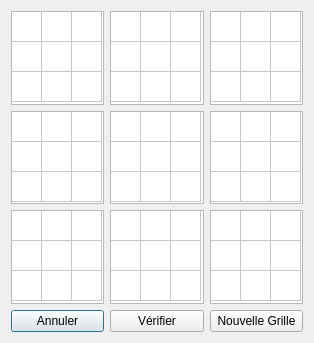
<?xml version="1.0" encoding="UTF-8"?>
<ui version="4.0">
 <class>Play</class>
 <widget class="QDialog" name="Play">
  <property name="geometry">
   <rect>
    <x>0</x>
    <y>0</y>
    <width>314</width>
    <height>343</height>
   </rect>
  </property>
  <property name="windowTitle">
   <string>PyDoku Player</string>
  </property>
  <layout class="QVBoxLayout" name="verticalLayout">
   <item>
    <layout class="QGridLayout" name="gridLayout_2">
     <item row="0" column="1">
      <widget class="QTableWidget" name="topmiddle">
       <property name="rowCount">
        <number>3</number>
       </property>
       <property name="columnCount">
        <number>3</number>
       </property>
       <attribute name="horizontalHeaderVisible">
        <bool>false</bool>
       </attribute>
       <attribute name="horizontalHeaderMinimumSectionSize">
        <number>23</number>
       </attribute>
       <attribute name="horizontalHeaderDefaultSectionSize">
        <number>30</number>
       </attribute>
       <attribute name="verticalHeaderVisible">
        <bool>false</bool>
       </attribute>
       <row/>
       <row/>
       <row/>
       <column/>
       <column/>
       <column/>
      </widget>
     </item>
     <item row="0" column="2">
      <widget class="QTableWidget" name="topright">
       <property name="rowCount">
        <number>3</number>
       </property>
       <property name="columnCount">
        <number>3</number>
       </property>
       <attribute name="horizontalHeaderVisible">
        <bool>false</bool>
       </attribute>
       <attribute name="horizontalHeaderMinimumSectionSize">
        <number>23</number>
       </attribute>
       <attribute name="horizontalHeaderDefaultSectionSize">
        <number>30</number>
       </attribute>
       <attribute name="verticalHeaderVisible">
        <bool>false</bool>
       </attribute>
       <row/>
       <row/>
       <row/>
       <column/>
       <column/>
       <column/>
      </widget>
     </item>
     <item row="1" column="0">
      <widget class="QTableWidget" name="middleleft">
       <property name="rowCount">
        <number>3</number>
       </property>
       <property name="columnCount">
        <number>3</number>
       </property>
       <attribute name="horizontalHeaderVisible">
        <bool>false</bool>
       </attribute>
       <attribute name="horizontalHeaderMinimumSectionSize">
        <number>23</number>
       </attribute>
       <attribute name="horizontalHeaderDefaultSectionSize">
        <number>30</number>
       </attribute>
       <attribute name="verticalHeaderVisible">
        <bool>false</bool>
       </attribute>
       <row/>
       <row/>
       <row/>
       <column/>
       <column/>
       <column/>
      </widget>
     </item>
     <item row="1" column="1">
      <widget class="QTableWidget" name="middlemiddle">
       <property name="rowCount">
        <number>3</number>
       </property>
       <property name="columnCount">
        <number>3</number>
       </property>
       <attribute name="horizontalHeaderVisible">
        <bool>false</bool>
       </attribute>
       <attribute name="horizontalHeaderMinimumSectionSize">
        <number>23</number>
       </attribute>
       <attribute name="horizontalHeaderDefaultSectionSize">
        <number>30</number>
       </attribute>
       <attribute name="verticalHeaderVisible">
        <bool>false</bool>
       </attribute>
       <row/>
       <row/>
       <row/>
       <column/>
       <column/>
       <column/>
      </widget>
     </item>
     <item row="1" column="2">
      <widget class="QTableWidget" name="middleright">
       <property name="rowCount">
        <number>3</number>
       </property>
       <property name="columnCount">
        <number>3</number>
       </property>
       <attribute name="horizontalHeaderVisible">
        <bool>false</bool>
       </attribute>
       <attribute name="horizontalHeaderMinimumSectionSize">
        <number>23</number>
       </attribute>
       <attribute name="horizontalHeaderDefaultSectionSize">
        <number>30</number>
       </attribute>
       <attribute name="verticalHeaderVisible">
        <bool>false</bool>
       </attribute>
       <row/>
       <row/>
       <row/>
       <column/>
       <column/>
       <column/>
      </widget>
     </item>
     <item row="0" column="0">
      <widget class="QTableWidget" name="topleft">
       <property name="rowCount">
        <number>3</number>
       </property>
       <property name="columnCount">
        <number>3</number>
       </property>
       <attribute name="horizontalHeaderVisible">
        <bool>false</bool>
       </attribute>
       <attribute name="horizontalHeaderMinimumSectionSize">
        <number>23</number>
       </attribute>
       <attribute name="horizontalHeaderDefaultSectionSize">
        <number>30</number>
       </attribute>
       <attribute name="verticalHeaderVisible">
        <bool>false</bool>
       </attribute>
       <row/>
       <row/>
       <row/>
       <column/>
       <column/>
       <column/>
      </widget>
     </item>
     <item row="2" column="0">
      <widget class="QTableWidget" name="bottomleft">
       <property name="rowCount">
        <number>3</number>
       </property>
       <property name="columnCount">
        <number>3</number>
       </property>
       <attribute name="horizontalHeaderVisible">
        <bool>false</bool>
       </attribute>
       <attribute name="horizontalHeaderMinimumSectionSize">
        <number>23</number>
       </attribute>
       <attribute name="horizontalHeaderDefaultSectionSize">
        <number>30</number>
       </attribute>
       <attribute name="verticalHeaderVisible">
        <bool>false</bool>
       </attribute>
       <row/>
       <row/>
       <row/>
       <column/>
       <column/>
       <column/>
      </widget>
     </item>
     <item row="2" column="1">
      <widget class="QTableWidget" name="bottommiddle">
       <property name="rowCount">
        <number>3</number>
       </property>
       <property name="columnCount">
        <number>3</number>
       </property>
       <attribute name="horizontalHeaderVisible">
        <bool>false</bool>
       </attribute>
       <attribute name="horizontalHeaderMinimumSectionSize">
        <number>23</number>
       </attribute>
       <attribute name="horizontalHeaderDefaultSectionSize">
        <number>30</number>
       </attribute>
       <attribute name="verticalHeaderVisible">
        <bool>false</bool>
       </attribute>
       <row/>
       <row/>
       <row/>
       <column/>
       <column/>
       <column/>
      </widget>
     </item>
     <item row="2" column="2">
      <widget class="QTableWidget" name="bottomright">
       <property name="rowCount">
        <number>3</number>
       </property>
       <property name="columnCount">
        <number>3</number>
       </property>
       <attribute name="horizontalHeaderVisible">
        <bool>false</bool>
       </attribute>
       <attribute name="horizontalHeaderMinimumSectionSize">
        <number>23</number>
       </attribute>
       <attribute name="horizontalHeaderDefaultSectionSize">
        <number>30</number>
       </attribute>
       <attribute name="verticalHeaderVisible">
        <bool>false</bool>
       </attribute>
       <row/>
       <row/>
       <row/>
       <column/>
       <column/>
       <column/>
      </widget>
     </item>
    </layout>
   </item>
   <item>
    <layout class="QHBoxLayout" name="horizontalLayout">
     <item>
      <widget class="QPushButton" name="annuler_btn">
       <property name="text">
        <string>Annuler</string>
       </property>
      </widget>
     </item>
     <item>
      <widget class="QPushButton" name="check_btn">
       <property name="text">
        <string>Vérifier</string>
       </property>
      </widget>
     </item>
     <item>
      <widget class="QPushButton" name="nouv_btn">
       <property name="text">
        <string>Nouvelle Grille</string>
       </property>
      </widget>
     </item>
    </layout>
   </item>
  </layout>
 </widget>
 <resources/>
 <connections/>
</ui>
